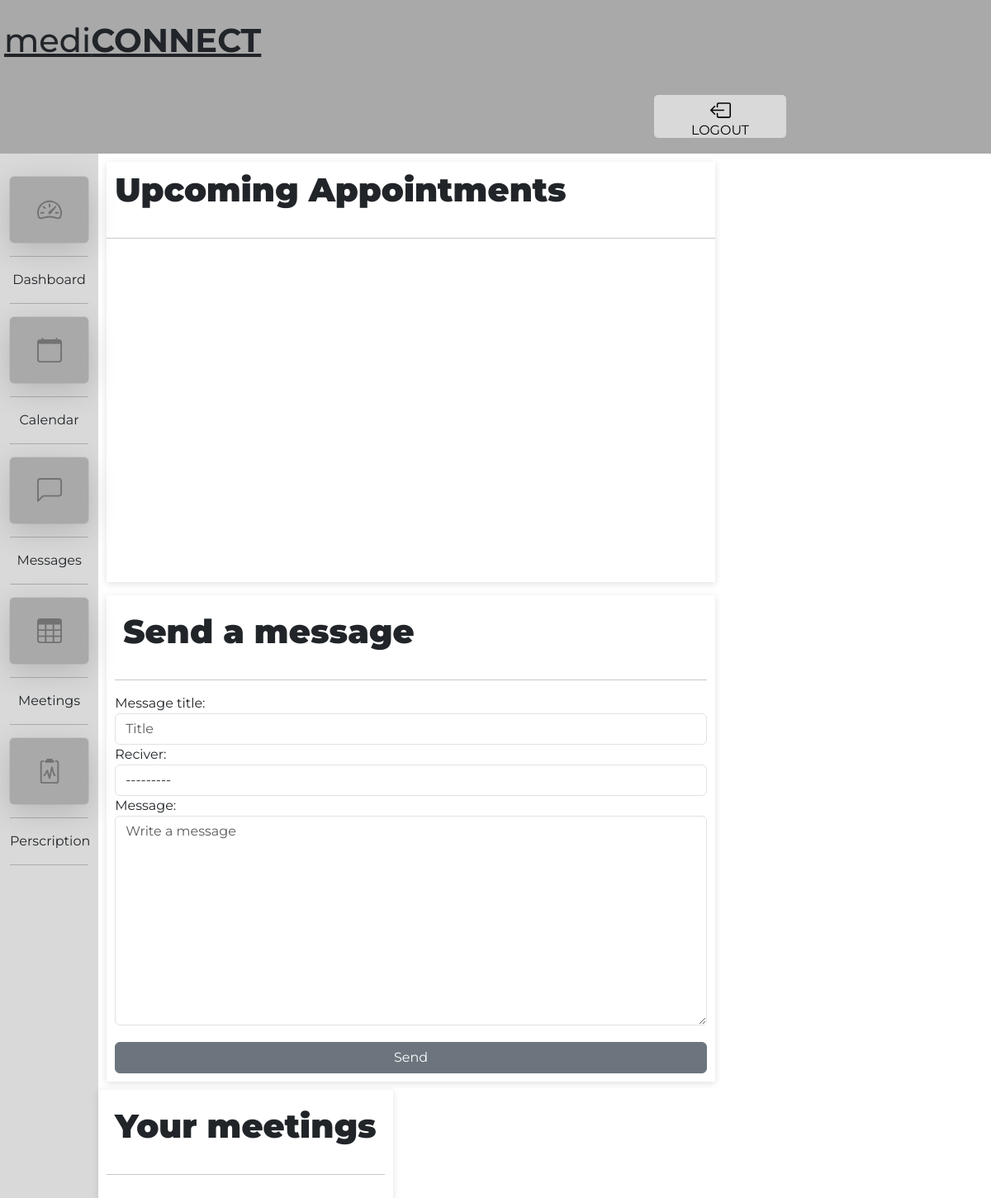
/manage/ (signed in), run on an earlier commit of the app's database.
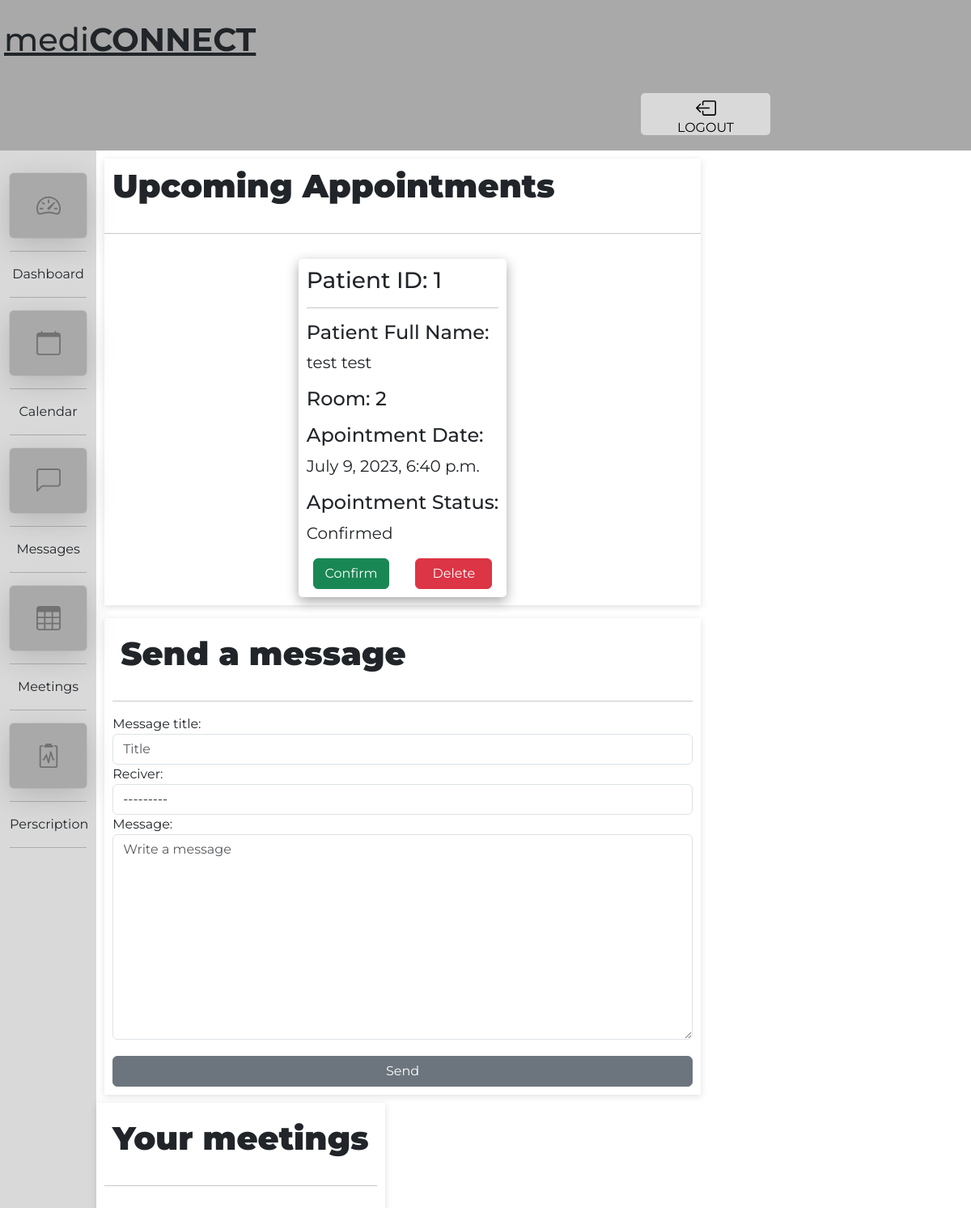
And on a later commit of the database.
### main/models.py (models this page shows, shortened)
class Apointment(models.Model):
    patient = models.ForeignKey(Patient,on_delete=models.CASCADE)
    doctor = models.ForeignKey(Doctor,on_delete=models.CASCADE)
    date = models.DateTimeField()
    created_at = models.DateTimeField(auto_now_add=True)
    status = models.BooleanField(default=False)
    room = models.ForeignKey('Room',on_delete=models.CASCADE,null=True)

class Patient(models.Model):
    user = models.ForeignKey(User,on_delete=models.CASCADE,null=True,blank=True)
    firstname = models.CharField(max_length=200)
    lastname = models.CharField(max_length=200)
    phone_number = models.CharField(max_length=9)
    email = models.EmailField()

class Room(models.Model):
    number = models.IntegerField(validators=[
            MaxValueValidator(200),
            MinValueValidator(1)
        ])
    status = models.BooleanField(default=False)
    def __str__(self) -> str:
        return f'{self.number}'

### main/views.py (the view, shortened to what this page needs)
# urls.py: path('',views.DashboardPage.as_view(),name='dashboard'),
class DashboardPage(View):
    def get(self,request):
        if request.user.is_staff:
            doctor = Doctor.objects.get(user=request.user)
            form = MessageForm()
            apointments = Apointment.objects.filter(doctor=doctor).order_by('date')
            apointments_list = self.check_dates(apointments)
            meetings = Meeting.objects.filter(doctors=doctor).order_by('date')
            meetings_list = self.check_dates(meetings)
            context = {'apointments':apointments_list,
                    'message_form':form,
                    'meetings':meetings_list,
                    }
            return render(request,'main/dashboard.html',context)
        else:
            return HttpResponse('Only for staff members')
    def check_dates(self, objects):
        today = timezone.now()
        obj_list = []
        for apointment in objects:
            if apointment.date > today:
                obj_list.append(apointment)
        return obj_list

### main/forms.py
class MessageForm(ModelForm):
    def __init__(self,*args,**kwargs ):
        super().__init__(*args,**kwargs)
        self.fields['reciver'].widget.attrs.update({
            'required':'',
            'name':'reciver',
            'id':'reciver',
            'class':'form-control',
            'placeholder':'Choose a reciver'
        })
        self.fields['title'].widget.attrs.update({
            'required':'',
            'name':'title_form',
            'id':'title_form',
            'class':'form-control',
            'placeholder':'Title'
        })
        self.fields['body'].widget.attrs.update({
            'required':'',
            'name':'body',
            'id':'body',
            'type':'text',
            'class':'form-control',
            'placeholder':'Write a message',
        })
    class Meta:
        model = Message
        fields = ('title','reciver','body')
        labels = {
            'title':'Message title',
            'reciver' : 'Reciver',
            'body':'Message',
        }

### templates/main/dashboard.html (shortened to what this page needs)
{% extends 'main/base.html' %}
{% load static %}
{% block css %} <link rel="stylesheet" href="{% static 'main/css/dashboard.css' %}" >{% endblock %}
{% block content %}
<div class="dashboard_container">
    <div class="dashboard_left_cont">
        <div class="left_upper">
            <div class="title">
                <h1 style="font-weight: bolder;">Upcoming Appointments</h1>
            </div>
            <hr>
            <div class="apointments">
                {% for apointment in apointments %}
                <div class="apointment">
                    <h3>Patient ID: {{apointment.patient.id}}</h3>
                    <hr>
                    <h4>Patient Full Name:</h4>
                    <div class="patient"><p>{{apointment.patient.firstname}} {{apointment.patient.lastname}}</p></div>
                    <h4>Room: {{apointment.room}}</h4>
                    <h4 style="margin-top:1rem;">Apointment Date:</h4>
                    <div class="date"><p>{{apointment.date}}</p></div>
                    <h4>Apointment Status:</h4>
                    <div class="status">{% if apointment.status%} <p>Confirmed</p> {% else %} <p>Unconfirmed</p> {% endif %}</div>
                    <div class="buttons">
                        <form action="" method="POST">
                            <button type="submit" class="btn btn-success" name="confirm" id="confirm" value="{{apointment.id}}">Confirm</button>
                            <button type="submit" class="btn btn-danger" name="delete" id=delete value="{{apointment.id}}">Delete</button>
                        </form>
                    </div>
                </div>
                {% endfor %}
            </div>
        </div>
        <div class="left_lower">
            <div class="title">
                <h1 style="font-weight: bolder;">Send a message</h1>
            </div>
            <hr>
            <div class="message_form_cont">
                <form action="" method="POST">
                    {{message_form}}
                    <button class="btn btn-secondary" id="msg_form" name="msg_form">Send</button>
                </form>
            </div>
        </div>
    </div>
    <div class="dashboard_right_cont">
        <div class="title">
            <h1 style="font-weight: bolder;">Your meetings</h1>
        </div>
        <hr>
        <div class="meeting_container">
        </div>
    </div>
</div>
{% endblock %}

What changed in the data, as far as the page shows it:
added Apointment: patient.id "1", patient.firstname "test", patient.lastname "test", room "2", date "July 9, 2023, 6:40 p.m.", status "Confirmed", {{ apointment.id }} 11 (drawn)
